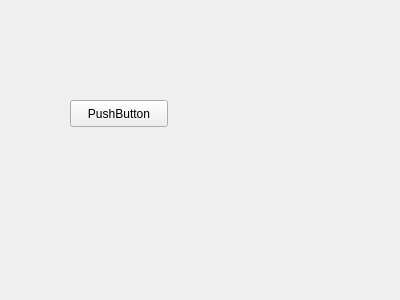
<?xml version="1.0" encoding="UTF-8"?>
<ui version="4.0">
 <class>Form</class>
 <widget class="QWidget" name="Form">
  <property name="geometry">
   <rect>
    <x>0</x>
    <y>0</y>
    <width>400</width>
    <height>300</height>
   </rect>
  </property>
  <property name="windowTitle">
   <string>Form</string>
  </property>
  <widget class="QPushButton" name="pushButton">
   <property name="geometry">
    <rect>
     <x>70</x>
     <y>100</y>
     <width>98</width>
     <height>27</height>
    </rect>
   </property>
   <property name="text">
    <string>PushButton</string>
   </property>
  </widget>
 </widget>
 <resources/>
 <connections/>
</ui>
